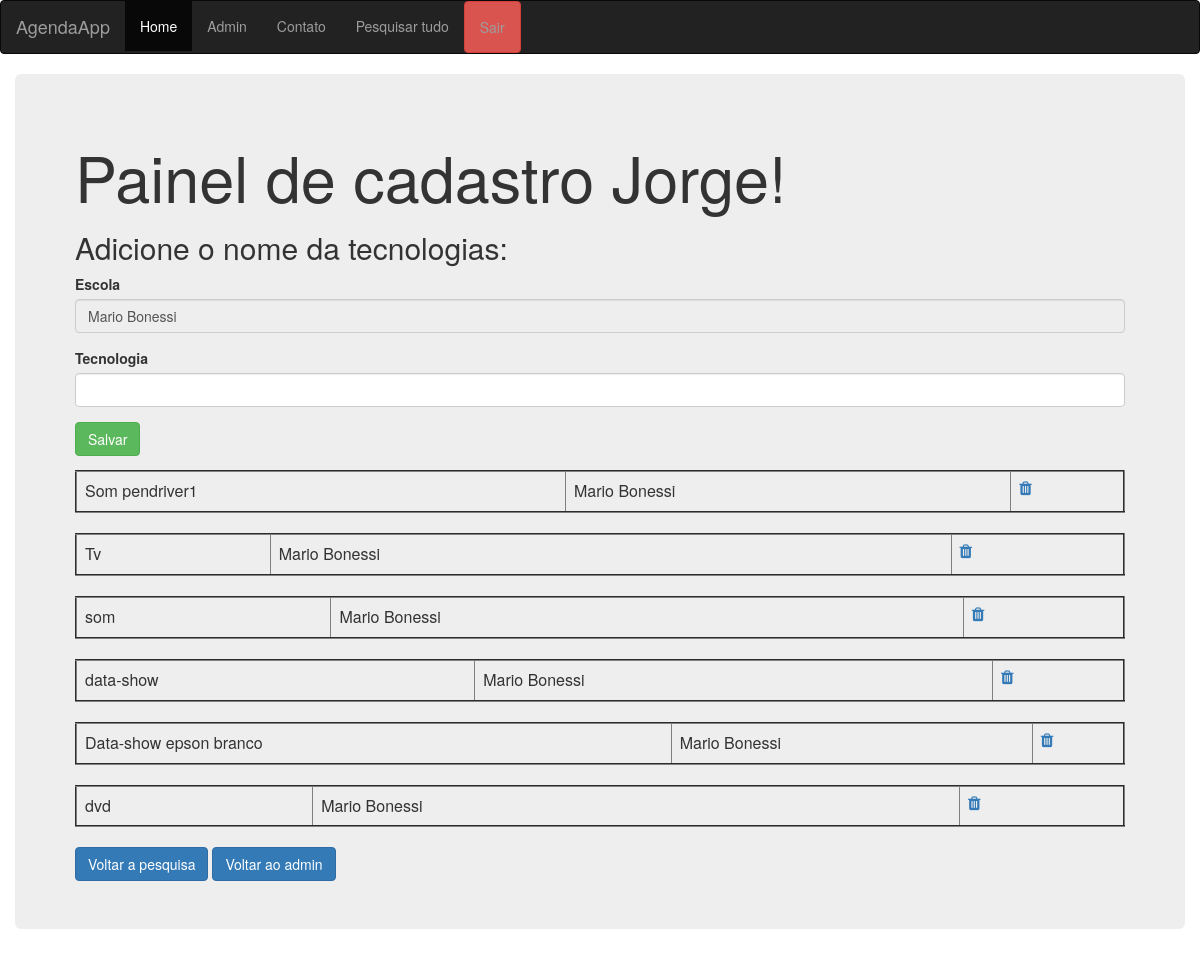
Screenshot of /add_tec/ (signed in) with the database file from the repository.
### meu/models.py (models this page shows, shortened)
class Aparelho(models.Model):
    nome = models.CharField(max_length=100)
    escola = models.CharField(max_length=50)

### meu/views.py (the view)
# urls.py: path('add_tec/', add_tec, name='add_tec'),
@login_required
def add_tec(request):
    es = request.user.last_name
    tec = Aparelho.objects.filter(escola=es)
    if request.method == "POST":
        form = TecnologiasForm(request.POST or None)
        if form.is_valid():
            form.save()
            return redirect('add_tec')
    else:
        form = TecnologiasForm(initial={'escola':es})
    return render(request,'meu/cad_tecnologias.html',{'form':form, 'tec':tec})

### meu/forms.py
class TecnologiasForm(ModelForm):
    class Meta:
        model = Aparelho
        fields = ['nome','escola']

### meu/templates/meu/cad_tecnologias.html (shortened to what this page needs)
{% extends 'meu/base.html' %}
{% load bootstrap %}
{% load widget_tweaks %}
{% block main  %}
{% if user.is_authenticated %}
	<h1> Painel de cadastro {{ user.username }}!</h1>
	<h2>Adicione o nome da tecnologias:</h2>
<form action="" method="POST" enctype="multipart/form-data">
	<div class="form-group">
		<label for="{{form.escola.id_for_label}}">Escola</label>
		{{form.escola|add_class:"form-control"|attr:'readonly'}}
	</div>
	<div class="form-group">
		<label for="{{form.nome.id_for_label}}">Tecnologia</label>
		{{form.nome|add_class:"form-control"}}
	</div>
	<button type="submit" class="btn btn-success">Salvar</button>
</form>
{% for x in tec %}
<table class="table" border="2">
	<tr>
		<td>{{x.nome}}</td>
		<td>{{x.escola}}</td>
		<td><a href="{% url 'del_tec' x.id %}"><i class="fa fa-trash" aria-hidden="true"></i></a></td>
	</tr>
</table>
{% endfor %}
<a  class="btn btn-primary" href="{%url 'home' %}">Voltar a pesquisa</a>
<a href="{%url 'admin_sistema' %}" class="btn btn-primary" >Voltar ao admin</a>
{%else%}
<h1>Você não está logado!</h1>
<a href="{%url 'login' %}" class="btn btn-danger" >Login</a>
{% endif %}
{% endblock %}

### rows the page displays
Aparelho: nome "Som pendriver1", escola "Mario Bonessi"
Aparelho: nome "Tv", escola "Mario Bonessi"
Aparelho: nome "som", escola "Mario Bonessi"
Aparelho: nome "data-show", escola "Mario Bonessi"
Aparelho: nome "Data-show epson branco", escola "Mario Bonessi"
Aparelho: nome "dvd", escola "Mario Bonessi"

### other values shown
{{ user.username }} "Jorge"
